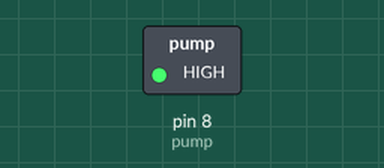
Simulated run of this sketch. Board: Arduino Uno, built with avr-gcc and run on an emulated ATmega328P. On the bench: switched loads named in the sketch (green lamp = pin HIGH).

Above: at 1.0 s.
At 3.0 s:
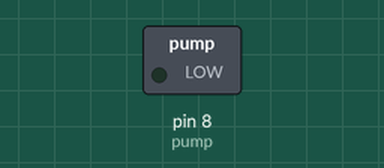
Timing chart, 0 to 5.2 s (numbered marks = the images above):
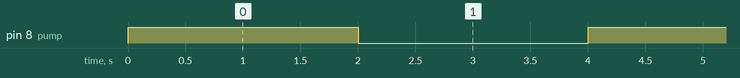

The sketch:

pump.ino
```cpp
#include <Stepper.h>
#include <SoftwareSerial.h>              // Needed to include?


int pump = 8; // output pin

int state = 0; // pin status


void setup() {
pinMode(pump, OUTPUT); // declare outPin as output
}
void loop(){
digitalWrite(pump, HIGH); // turn LED OFF
delay(2000); //amount it holds high
digitalWrite(pump, LOW); // turn Solenoid OFF
delay(2000); //amount needed to dissipate
}
```

Measured:
- by itself, pin 8 (pump): alternates HIGH for 2.0 s and LOW for 2.0 s
